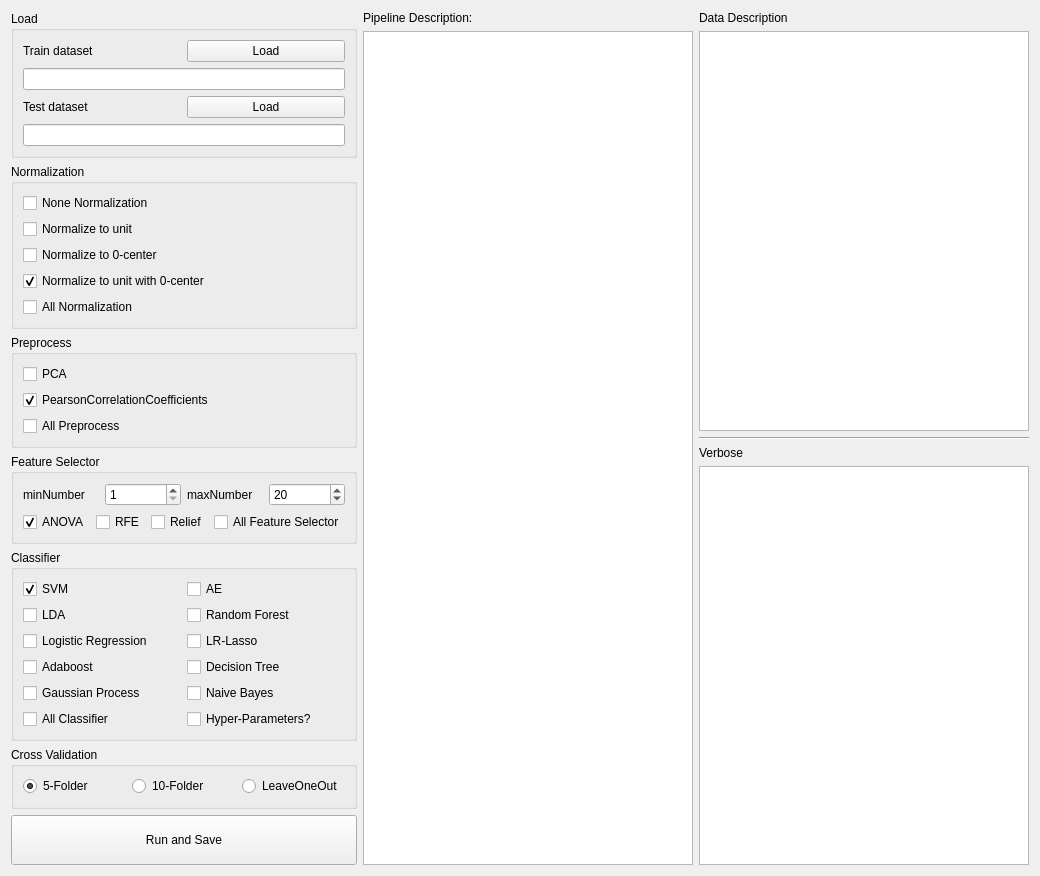
<?xml version="1.0" encoding="UTF-8"?>
<ui version="4.0">
 <class>Process</class>
 <widget class="QWidget" name="Process">
  <property name="geometry">
   <rect>
    <x>0</x>
    <y>0</y>
    <width>1040</width>
    <height>876</height>
   </rect>
  </property>
  <property name="windowTitle">
   <string>Form</string>
  </property>
  <layout class="QGridLayout" name="gridLayout">
   <item row="0" column="0">
    <layout class="QHBoxLayout" name="horizontalLayout_5">
     <item>
      <layout class="QVBoxLayout" name="verticalLayout" stretch="0,0,0,0,0,0,0">
       <item>
        <widget class="QGroupBox" name="groupBox">
         <property name="title">
          <string>Load</string>
         </property>
         <layout class="QHBoxLayout" name="horizontalLayout_4">
          <item>
           <layout class="QVBoxLayout" name="verticalLayout_5">
            <item>
             <layout class="QVBoxLayout" name="verticalLayout_3">
              <item>
               <layout class="QHBoxLayout" name="horizontalLayout_2">
                <item>
                 <widget class="QLabel" name="label">
                  <property name="text">
                   <string>Train dataset</string>
                  </property>
                 </widget>
                </item>
                <item>
                 <widget class="QPushButton" name="buttonLoadTrainingData">
                  <property name="text">
                   <string>Load</string>
                  </property>
                 </widget>
                </item>
               </layout>
              </item>
              <item>
               <widget class="QLineEdit" name="lineEditTrainingData"/>
              </item>
             </layout>
            </item>
            <item>
             <layout class="QVBoxLayout" name="verticalLayout_4">
              <item>
               <layout class="QHBoxLayout" name="horizontalLayout_3">
                <item>
                 <widget class="QLabel" name="label_2">
                  <property name="text">
                   <string>Test dataset</string>
                  </property>
                 </widget>
                </item>
                <item>
                 <widget class="QPushButton" name="buttonLoadTestingData">
                  <property name="text">
                   <string>Load</string>
                  </property>
                 </widget>
                </item>
               </layout>
              </item>
              <item>
               <widget class="QLineEdit" name="lineEditTestingData"/>
              </item>
             </layout>
            </item>
           </layout>
          </item>
         </layout>
        </widget>
       </item>
       <item>
        <widget class="QGroupBox" name="groupNormalization">
         <property name="title">
          <string>Normalization</string>
         </property>
         <layout class="QGridLayout" name="gridLayout_2">
          <item row="0" column="0">
           <layout class="QVBoxLayout" name="verticalLayout_7">
            <item>
             <widget class="QCheckBox" name="checkNormalizeNone">
              <property name="text">
               <string>None Normalization</string>
              </property>
             </widget>
            </item>
            <item>
             <widget class="QCheckBox" name="checkNormalizeUnit">
              <property name="text">
               <string>Normalize to unit</string>
              </property>
             </widget>
            </item>
            <item>
             <widget class="QCheckBox" name="checkNormalizeZeroCenter">
              <property name="text">
               <string>Normalize to 0-center</string>
              </property>
             </widget>
            </item>
            <item>
             <widget class="QCheckBox" name="checkNormalizeUnitWithZeroCenter">
              <property name="text">
               <string>Normalize to unit with 0-center</string>
              </property>
              <property name="checked">
               <bool>true</bool>
              </property>
             </widget>
            </item>
            <item>
             <widget class="QCheckBox" name="checkNormalizationAll">
              <property name="text">
               <string>All Normalization</string>
              </property>
             </widget>
            </item>
           </layout>
          </item>
         </layout>
        </widget>
       </item>
       <item>
        <widget class="QGroupBox" name="groupPreprocess">
         <property name="title">
          <string>Preprocess</string>
         </property>
         <layout class="QGridLayout" name="gridLayout_4">
          <item row="1" column="0">
           <widget class="QCheckBox" name="checkRemoveSimilarFeatures">
            <property name="text">
             <string>PearsonCorrelationCoefficients</string>
            </property>
            <property name="checked">
             <bool>true</bool>
            </property>
           </widget>
          </item>
          <item row="0" column="0">
           <widget class="QCheckBox" name="checkPCA">
            <property name="text">
             <string>PCA</string>
            </property>
           </widget>
          </item>
          <item row="2" column="0">
           <widget class="QCheckBox" name="checkPreprocessAll">
            <property name="text">
             <string>All Preprocess</string>
            </property>
           </widget>
          </item>
         </layout>
        </widget>
       </item>
       <item>
        <widget class="QGroupBox" name="groupSelector">
         <property name="title">
          <string>Feature Selector</string>
         </property>
         <layout class="QGridLayout" name="gridLayout_3">
          <item row="0" column="0">
           <layout class="QVBoxLayout" name="verticalLayout_8">
            <item>
             <layout class="QHBoxLayout" name="horizontalLayout_6">
              <item>
               <widget class="QLabel" name="label_7">
                <property name="text">
                 <string>minNumber</string>
                </property>
               </widget>
              </item>
              <item>
               <widget class="QSpinBox" name="spinBoxMinFeatureNumber">
                <property name="minimum">
                 <number>1</number>
                </property>
               </widget>
              </item>
              <item>
               <widget class="QLabel" name="label_8">
                <property name="text">
                 <string>maxNumber</string>
                </property>
               </widget>
              </item>
              <item>
               <widget class="QSpinBox" name="spinBoxMaxFeatureNumber">
                <property name="minimum">
                 <number>1</number>
                </property>
                <property name="value">
                 <number>20</number>
                </property>
               </widget>
              </item>
             </layout>
            </item>
            <item>
             <layout class="QHBoxLayout" name="horizontalLayout_8">
              <item>
               <widget class="QCheckBox" name="checkANOVA">
                <property name="text">
                 <string>ANOVA</string>
                </property>
                <property name="checked">
                 <bool>true</bool>
                </property>
               </widget>
              </item>
              <item>
               <widget class="QCheckBox" name="checkRFE">
                <property name="text">
                 <string>RFE</string>
                </property>
               </widget>
              </item>
              <item>
               <widget class="QCheckBox" name="checkRelief">
                <property name="text">
                 <string>Relief</string>
                </property>
               </widget>
              </item>
              <item>
               <widget class="QCheckBox" name="checkFeatureSelectorAll">
                <property name="text">
                 <string>All Feature Selector</string>
                </property>
               </widget>
              </item>
             </layout>
            </item>
           </layout>
          </item>
         </layout>
        </widget>
       </item>
       <item>
        <widget class="QGroupBox" name="groupClassifier">
         <property name="title">
          <string>Classifier</string>
         </property>
         <layout class="QGridLayout" name="gridLayout_6">
          <item row="0" column="0">
           <layout class="QGridLayout" name="gridLayout_5">
            <item row="0" column="0">
             <widget class="QCheckBox" name="checkSVM">
              <property name="text">
               <string>SVM</string>
              </property>
              <property name="checked">
               <bool>true</bool>
              </property>
             </widget>
            </item>
            <item row="0" column="1">
             <widget class="QCheckBox" name="checkAE">
              <property name="text">
               <string>AE</string>
              </property>
             </widget>
            </item>
            <item row="2" column="1">
             <widget class="QCheckBox" name="checkRF">
              <property name="text">
               <string>Random Forest</string>
              </property>
             </widget>
            </item>
            <item row="4" column="1">
             <widget class="QCheckBox" name="checkDecisionTree">
              <property name="text">
               <string>Decision Tree</string>
              </property>
             </widget>
            </item>
            <item row="3" column="1">
             <widget class="QCheckBox" name="checkLRLasso">
              <property name="text">
               <string>LR-Lasso</string>
              </property>
             </widget>
            </item>
            <item row="2" column="0">
             <widget class="QCheckBox" name="checkLDA">
              <property name="text">
               <string>LDA</string>
              </property>
             </widget>
            </item>
            <item row="5" column="1">
             <widget class="QCheckBox" name="checkNaiveBayes">
              <property name="text">
               <string>Naive Bayes</string>
              </property>
             </widget>
            </item>
            <item row="3" column="0">
             <widget class="QCheckBox" name="checkLogisticRegression">
              <property name="text">
               <string>Logistic Regression</string>
              </property>
             </widget>
            </item>
            <item row="5" column="0">
             <widget class="QCheckBox" name="checkGaussianProcess">
              <property name="text">
               <string>Gaussian Process</string>
              </property>
             </widget>
            </item>
            <item row="4" column="0">
             <widget class="QCheckBox" name="checkAdaboost">
              <property name="text">
               <string>Adaboost</string>
              </property>
             </widget>
            </item>
            <item row="6" column="0">
             <widget class="QCheckBox" name="checkClassifierAll">
              <property name="text">
               <string>All Classifier</string>
              </property>
             </widget>
            </item>
            <item row="6" column="1">
             <widget class="QCheckBox" name="checkHyperParameters">
              <property name="text">
               <string>Hyper-Parameters?</string>
              </property>
             </widget>
            </item>
           </layout>
          </item>
         </layout>
        </widget>
       </item>
       <item>
        <widget class="QGroupBox" name="groupBox_2">
         <property name="title">
          <string>Cross Validation</string>
         </property>
         <layout class="QGridLayout" name="gridLayout_7">
          <item row="0" column="0">
           <layout class="QHBoxLayout" name="horizontalLayout_7">
            <item>
             <widget class="QRadioButton" name="radio5folder">
              <property name="text">
               <string>5-Folder</string>
              </property>
              <property name="checked">
               <bool>true</bool>
              </property>
             </widget>
            </item>
            <item>
             <widget class="QRadioButton" name="radio10Folder">
              <property name="text">
               <string>10-Folder</string>
              </property>
             </widget>
            </item>
            <item>
             <widget class="QRadioButton" name="radioLOO">
              <property name="text">
               <string>LeaveOneOut</string>
              </property>
             </widget>
            </item>
           </layout>
          </item>
         </layout>
        </widget>
       </item>
       <item>
        <widget class="QPushButton" name="buttonRun">
         <property name="minimumSize">
          <size>
           <width>0</width>
           <height>50</height>
          </size>
         </property>
         <property name="text">
          <string>Run and Save</string>
         </property>
        </widget>
       </item>
      </layout>
     </item>
     <item>
      <layout class="QVBoxLayout" name="verticalLayout_2">
       <item>
        <widget class="QLabel" name="label_5">
         <property name="text">
          <string>Pipeline Description:</string>
         </property>
        </widget>
       </item>
       <item>
        <widget class="QListWidget" name="listOnePipeline"/>
       </item>
      </layout>
     </item>
     <item>
      <layout class="QVBoxLayout" name="verticalLayout_6">
       <item>
        <widget class="QLabel" name="label_3">
         <property name="text">
          <string>Data Description</string>
         </property>
        </widget>
       </item>
       <item>
        <widget class="QTextEdit" name="textEditDescription"/>
       </item>
       <item>
        <widget class="Line" name="line_2">
         <property name="orientation">
          <enum>Qt::Horizontal</enum>
         </property>
        </widget>
       </item>
       <item>
        <widget class="QLabel" name="label_4">
         <property name="text">
          <string>Verbose</string>
         </property>
        </widget>
       </item>
       <item>
        <widget class="QTextEdit" name="textEditVerbose"/>
       </item>
      </layout>
     </item>
    </layout>
   </item>
  </layout>
 </widget>
 <resources/>
 <connections/>
</ui>
